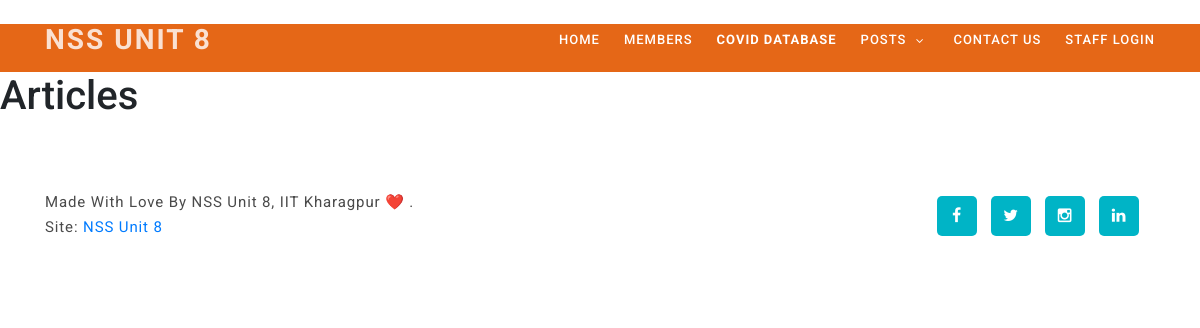
/articles/, run on an earlier commit of the app's database.
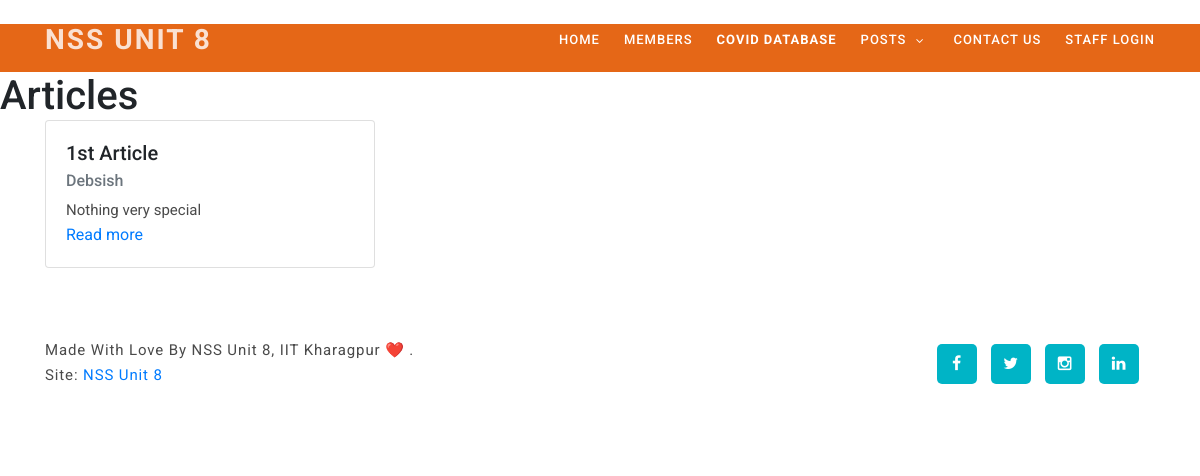
And on a later commit of the database.
### posts/models.py (models this page shows)
class article(models.Model):
  title = models.CharField(max_length=200)
  Contributors = models.CharField(max_length=500)
  slug = models.SlugField()
  intro = models.TextField()
  photo = models.ImageField(upload_to='photos',null=True)
  Link_to_Published_Doc = models.CharField(max_length=200)
  date_added = models.DateTimeField(auto_now_add=True)
  class Meta:
    ordering = ['-date_added']

### posts/views.py (the view)
# urls.py: path('articles/',showarticles,name='NSS Members'),
def showarticles(request):
  objects = article.objects.all()
  return render(request,'articles.html',{'list':objects})

### templates/articles.html
{% extends 'base.html' %}
{% block content %}
  <div style="background-color:#E56717;">
    <br>
    <br>
  </div>
    <h1> Articles</h1>
    <div class="container">
      <div class="row row-cols-3">
        {% for object in list %}
          <div class="col">
          <div class="card" style="width: 330px;">
          <div class="card-body">
            <h5 class="card-title">{{object.title}}</h5>
            <h6 class="card-subtitle mb-2 text-muted">{{object.Contributors}}</h6>
            <p class="card-text"> {{object.intro}}</p>
            <a href="/posts/{{ object.slug }}" class="card-link">Read more</a>
          </div>
          </div>
          </div>
    {% endfor %}
    </div>
  </div>
{% endblock %}

What changed in the data, as far as the page shows it:
added article: title "1st Article", Contributors "Debsish", intro "Nothing very special"
